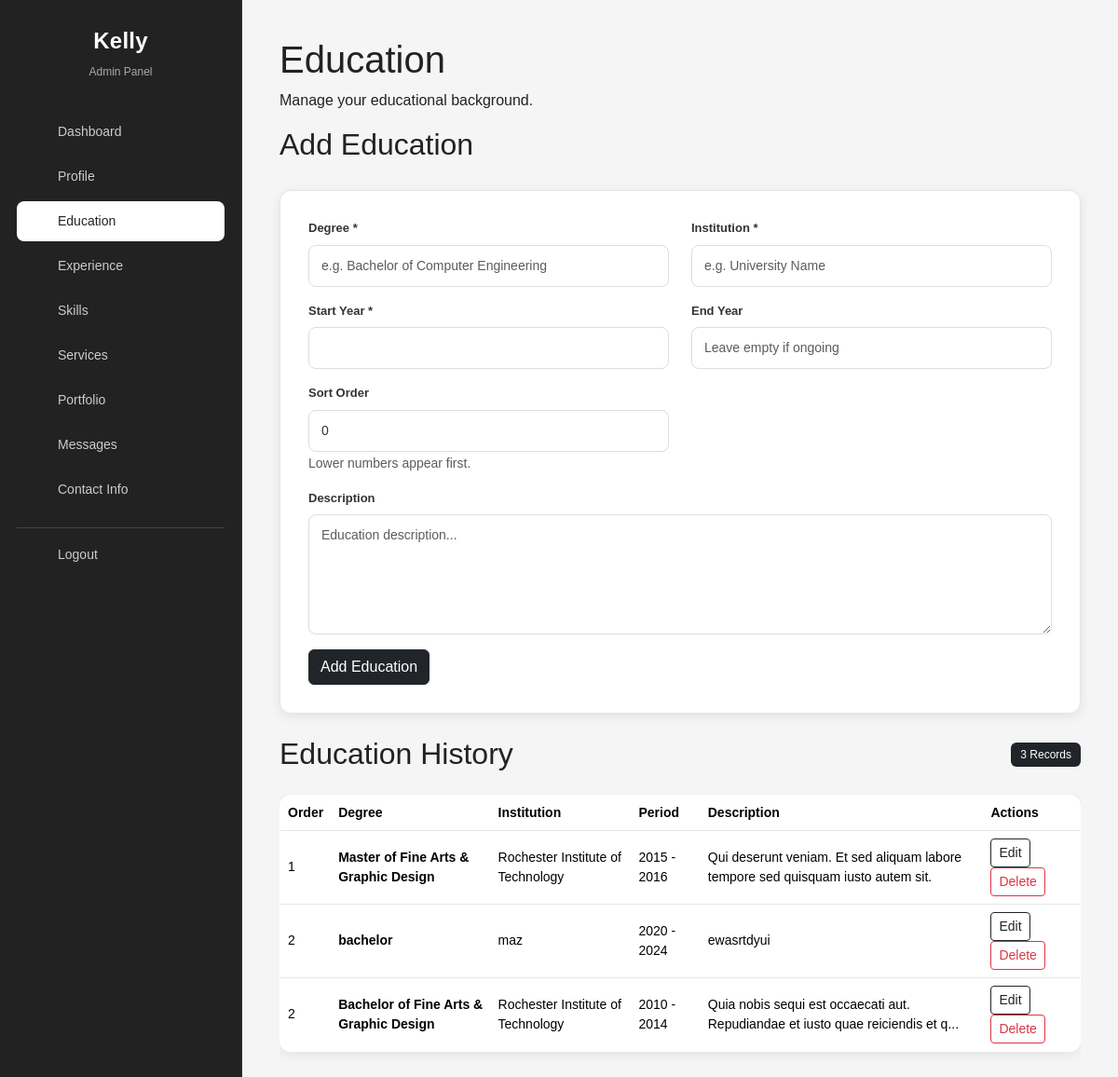
Screenshot of /admin/education.php (signed in) with the database file from the repository.
### tables this page shows
CREATE TABLE IF NOT EXISTS `education` (
  `id` int UNSIGNED NOT NULL AUTO_INCREMENT,
  `degree` varchar(150) DEFAULT NULL,
  `start_year` year DEFAULT NULL,
  `end_year` year DEFAULT NULL,
  `institution` varchar(255) DEFAULT NULL,
  `description` text,
  `sort_order` int DEFAULT '0',
  PRIMARY KEY (`id`)
);

### admin/education.php (the view, shortened to what this page needs)
<?php
require_once "includes/db.php";
$editEducation = null;
$stmt = $pdo->query("
    SELECT *
    FROM education
    ORDER BY sort_order ASC, start_year DESC
");
$educations = $stmt->fetchAll(PDO::FETCH_ASSOC);
?>
<!DOCTYPE html>
<html lang="en">
<head>
    <link
        href="https://cdn.jsdelivr.net/npm/bootstrap@5.3.3/dist/css/bootstrap.min.css"
        rel="stylesheet"
    >
    <link
        rel="stylesheet"
        href="assets/css/admin.css"
    >
</head>
<body>
<div class="admin-wrapper">
    <?php require_once 'includes/sidebar.php'; ?>
    <main class="main-content">
        <div class="admin-header">
            <div>
                <h1>Education</h1>
                <p>
                    Manage your educational background.
                </p>
            </div>
        </div>
        <div class="admin-card">
            <h2>
                <?= $editEducation
                    ? "Edit Education"
                    : "Add Education"
                ?>
            </h2>
            <form method="POST">
                <div class="row">
                    <div class="col-md-6 mb-3">
                        <label class="form-label">
                            Degree *
                        </label>
                        <input
                            type="text"
                            name="degree"
                            class="form-control"
                            required
                            value="<?= htmlspecialchars(
                                $editEducation['degree'] ?? ''
                            ) ?>"
                            placeholder="e.g. Bachelor of Computer Engineering"
                        >
                    </div>
                    <div class="col-md-6 mb-3">
                        <label class="form-label">
                            Institution *
                        </label>
                        <input
                            type="text"
                            name="institution"
                            class="form-control"
                            required
                            value="<?= htmlspecialchars(
                                $editEducation['institution'] ?? ''
                            ) ?>"
                            placeholder="e.g. University Name"
                        >
                    </div>
                    <div class="col-md-6 mb-3">
                        <label class="form-label">
                            Start Year *
                        </label>
                        <input
                            type="number"
                            name="start_year"
                            class="form-control"
                            required
                            min="1900"
                            max="2100"
                            value="<?= htmlspecialchars(
                                $editEducation['start_year'] ?? ''
                            ) ?>"
                        >
                    </div>
                    <div class="col-md-6 mb-3">
                        <label class="form-label">
                            End Year
                        </label>
                        <input
                            type="number"
                            name="end_year"
                            class="form-control"
                            min="1900"
                            max="2100"
                            value="<?= htmlspecialchars(
                                $editEducation['end_year'] ?? ''
                            ) ?>"
                            placeholder="Leave empty if ongoing"
                        >
                    </div>
                    <div class="col-md-6 mb-3">
                        <label class="form-label">
                            Sort Order
                        </label>
                        <input
                            type="number"
                            name="sort_order"
                            class="form-control"
                            min="0"
                            value="<?= htmlspecialchars(
                                $editEducation['sort_order'] ?? 0
                            ) ?>"
                        >
                        <small class="text-muted">
                            Lower numbers appear first.
                        </small>
                    </div>
                    <div class="col-12 mb-3">
                        <label class="form-label">
                            Description
                        </label>
                        <textarea
                            name="description"
                            class="form-control"
                            rows="5"
                            placeholder="Education description..."
                        ><?= htmlspecialchars(
                            ) ?></textarea>
                    </div>
                </div>
                <?php if ($editEducation): ?>
                    <button
                        type="submit"
                        name="update_education"
                        class="btn btn-dark"
                    >
                        Update Education
                    </button>
                    <a
                        href="education.php"
                        class="btn btn-secondary"
                    >
                        Cancel
                    </a>
                <?php else: ?>
                    <button
                        type="submit"
                        name="add_education"
                        class="btn btn-dark"
                    >
                        Add Education
                    </button>
                <?php endif; ?>
            </form>
        </div>
        <div class="admin-card mt-4">
            <div class="d-flex justify-content-between align-items-center mb-4">
                <h2 class="mb-0">
                    Education History
                </h2>
                <span class="badge bg-dark">
                    <?= count($educations) ?> Records
                </span>
            </div>
            <div class="table-responsive">
                <table class="table align-middle">
                    <thead>
                    <tr>
                        <th>Order</th>
                        <th>Degree</th>
                        <th>Institution</th>
                        <th>Period</th>
                        <th>Description</th>
                        <th>Actions</th>
                    </tr>
                    </thead>
                    <tbody>
                    <?php if (empty($educations)): ?>
                        <tr>
                            <td
                                colspan="6"
                                class="text-center py-4"
                            >
                                No education records found.
                            </td>
                        </tr>
                    <?php else: ?>
                        <?php foreach ($educations as $education): ?>
                            <tr>
                                <td>
                                    <?= (int) $education['sort_order'] ?>
                                </td>
                                <td>
                                    <strong>
                                        <?= htmlspecialchars(
                                            $education['degree']
                                        ) ?>
                                    </strong>
                                </td>
                                <td>
                                    <?= htmlspecialchars(
                                        $education['institution']
                                    ) ?>
                                </td>
                                <td>
                                    <?= htmlspecialchars(
                                        $education['start_year']
                                    ) ?>
                                    -
                                    <?= $education['end_year']
                                        ? htmlspecialchars(
                                            $education['end_year']
                                        )
                                        : "Present"
                                    ?>
                                </td>
                                <td>
                                    <?= htmlspecialchars(
                                        mb_strimwidth(
                                            $education['description'] ?? '',
                                            0,
                                            80,
                                            '...'
                                        )
                                    ) ?>
                                </td>
                                <td>
                                    <a
                                        href="education.php?edit=<?= $education['id'] ?>"
                                        class="btn btn-sm btn-outline-dark"
                                    >
                                        Edit
                                    </a>
                                    <a
                                        href="education.php?delete=<?= $education['id'] ?>"
                                        class="btn btn-sm btn-outline-danger"
                                        onclick="return confirm('Are you sure you want to delete this education record?');"
                                    >
                                        Delete
                                    </a>
                                </td>
                            </tr>
                        <?php endforeach; ?>
                    <?php endif; ?>
                    </tbody>
                </table>
            </div>
        </div>
    </main>
</div>
</body>
</html>

### admin/assets/css/admin.css (style rules this page uses)
* { margin: 0; padding: 0; box-sizing: border-box; }
html { scroll-behavior: smooth; }
body { font-family: Arial, sans-serif; background: #f5f5f5; color: #222; min-height: 100vh; }
a { color: inherit; }
button, input, textarea, select { font-family: Arial, sans-serif; }
button { cursor: pointer; }
:root { --admin-bg: #f5f5f5; --admin-card: #ffffff; --admin-text: #222; --admin-text-soft: #555; --admin-muted: #777; --admin-light-text: #999; --admin-border: #e5e5e5; --admin-border-light: #ededed; --admin-soft: #fafafa; --admin-soft-2: #f3f3f3; --admin-dark: #222; --admin-dark-hover: #3a3a3a; --admin-danger-bg: #faf1f1; --admin-danger-border: #ead7d7; --admin-danger: #8a4f4f; --admin-success-bg: #f1f6f1; --admin-success-border: #d7e3d8; --admin-success: #49604d; --admin-radius: 12px; --admin-radius-small: 8px; --admin-shadow: 0 3px 12px rgba(0, 0, 0, .08); --admin-shadow-soft: 0 8px 25px rgba(0, 0, 0, .04); --admin-shadow-hover: 0 7px 20px rgba(0, 0, 0, .10); --admin-transition: .2s ease; }
.admin-wrapper { display: flex; flex-direction: row; width: 100%; min-height: 100vh; background: var(--admin-bg); }
.main-content { flex: 1; min-width: 0; padding: 40px; background: var(--admin-bg); }
.main-content > * { min-width: 0; }
.profile-field label, .experience-field label, .contact-field label, .skills-field label, .services-field label, main form label, .form-label { display: block; margin-bottom: 8px; color: #333; font-size: 13px; font-weight: 600; }
.profile-field input, .profile-field textarea, .profile-field select, .experience-field input, .experience-field textarea, .experience-item-form input, .skills-field input, .services-field input, .services-field textarea, .contact-field input, .contact-field textarea, main form input, main form textarea, main form select, .form-control { width: 100%; padding: 11px 13px; background: #fff; border: 1px solid #ddd; border-radius: 8px; color: #333; font-size: 14px; outline: none; transition: border-color var(--admin-transition), box-shadow var(--admin-transition), background var(--admin-transition); }
.profile-field textarea, main form textarea { min-height: 135px; resize: vertical; }
main table { width: 100%; border-collapse: collapse; background: #fff; border: 1px solid var(--admin-border); border-radius: var(--admin-radius); overflow: hidden; box-shadow: var(--admin-shadow); }
main table th, main table td { padding: 14px; text-align: left; border-bottom: 1px solid var(--admin-border); }
main table th { background: #222; color: #fff; font-size: 14px; font-weight: 600; }
main table td { color: #555; font-size: 14px; vertical-align: middle; }
main table tbody tr:last-child td { border-bottom: none; }
main table .btn { margin-right: 5px; white-space: nowrap; }
main form { max-width: 900px; margin-top: 30px; padding: 30px; background: #fff; border: 1px solid var(--admin-border); border-radius: var(--admin-radius); box-shadow: var(--admin-shadow); }
main form button, .profile-save-btn, .experience-save-btn, .skills-save-btn, .services-save-btn, .contact-save-btn { border: 0; border-radius: 8px; background: #2f2f2f; color: #fff; font-size: 13px; font-weight: 500; transition: background var(--admin-transition), transform var(--admin-transition), box-shadow var(--admin-transition); }
main form button { padding: 12px 25px; }
.badge { padding: 7px 10px; font-weight: 500; }

### rows the page displays
education: sort_order "1", degree "Master of Fine Arts & Graphic Design", institution "Rochester Institute of Technology", start_year "2015", end_year "2016", description "Qui deserunt veniam. Et sed aliquam labore tempore sed quisquam iusto autem sit."
education: sort_order "2", degree "bachelor", institution "maz", start_year "2020", end_year "2024", description "ewasrtdyui"
education: sort_order "2", degree "Bachelor of Fine Arts & Graphic Design", institution "Rochester Institute of Technology", start_year "2010", end_year "2014", description "Quia nobis sequi est occaecati aut. Repudiandae et iusto quae reiciendis et q..."

### other values shown
count($educations) "3"
